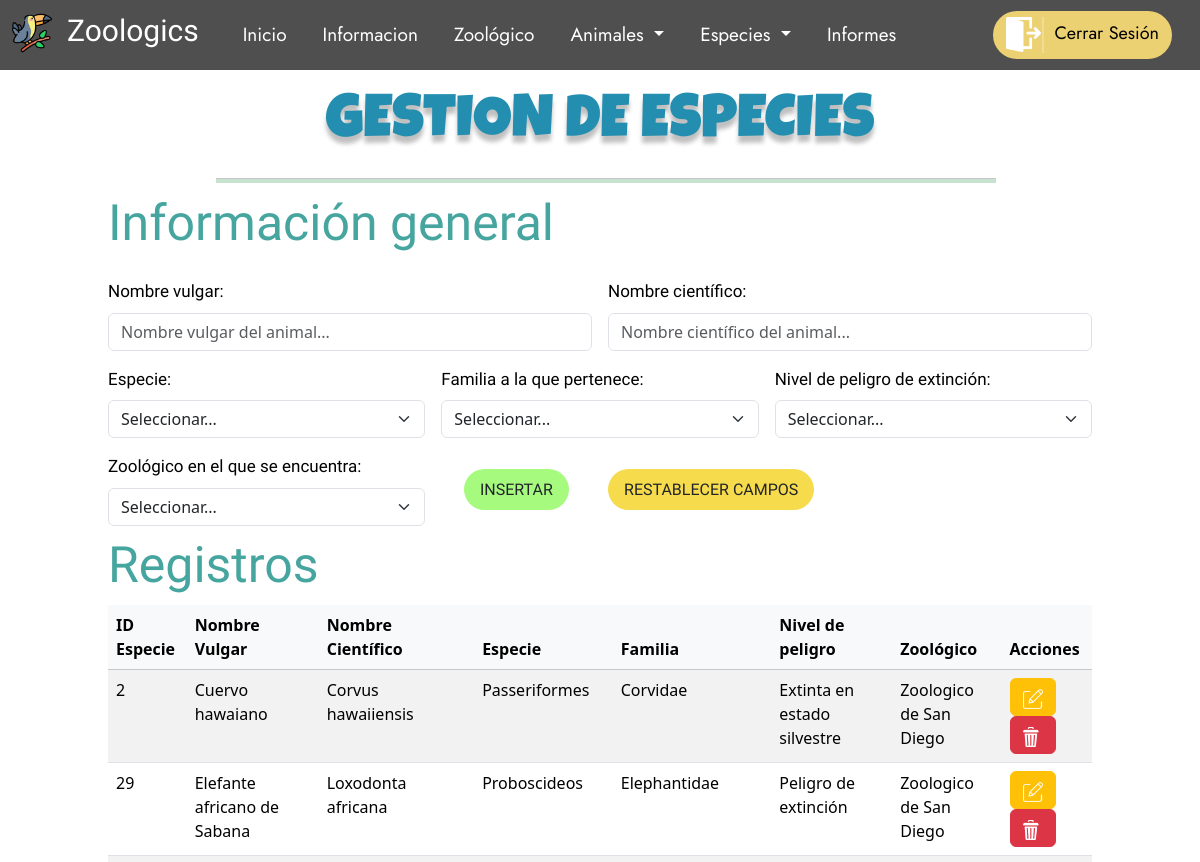
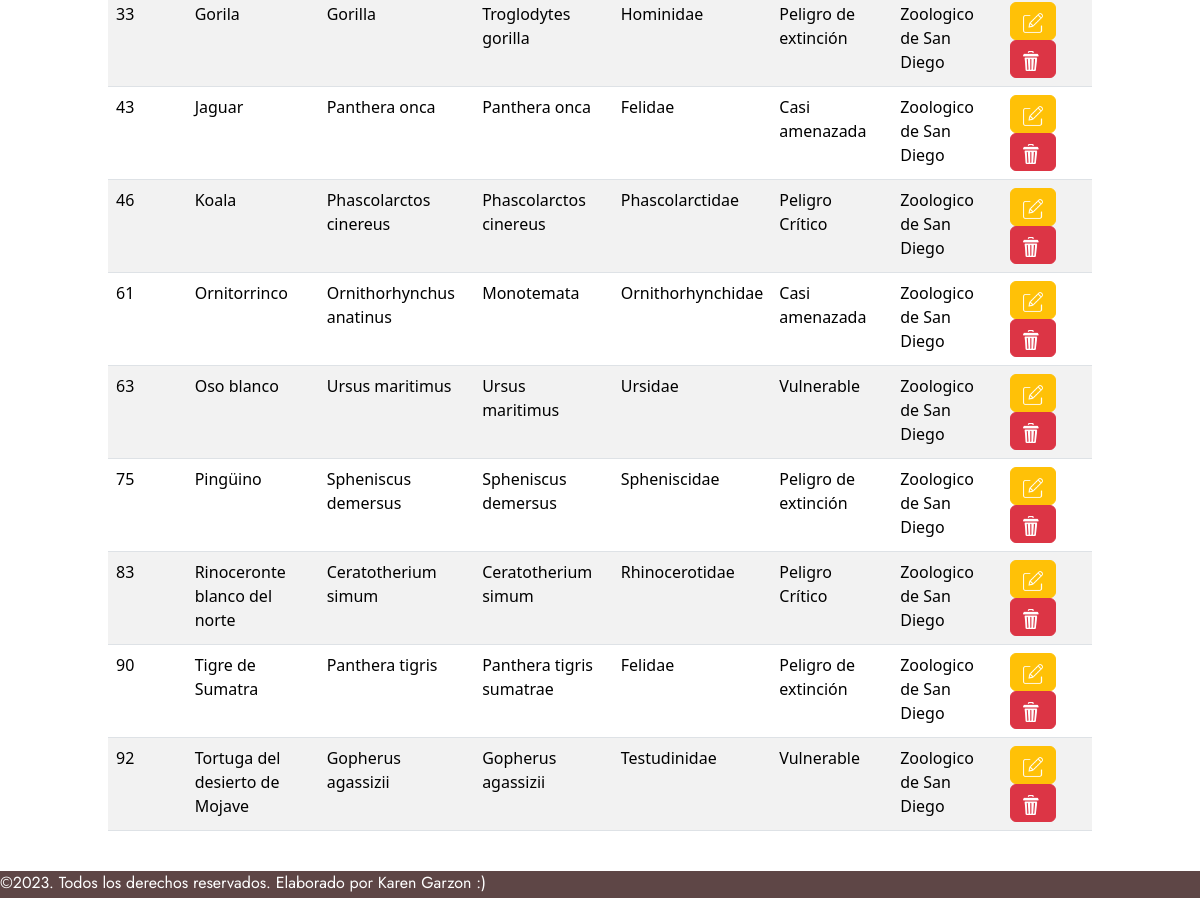
Page /Paneles/Administrador/GestionEspecies.php?ID_Rol=1 (signed in) on the committed database (2 pictures, top to bottom).
### tables this page shows
CREATE TABLE Especie(
    ID int(5) NOT NULL AUTO_INCREMENT,
    Nombre_vulgar varchar(35) NOT NULL,
    Nombre_cientifico varchar(35) NOT NULL,
    ID_NomEspecie int(5),
    ID_Familia int(5),
    ID_Extincion int(3),
    ID_Zoo int(3),
    PRIMARY KEY (ID),
    FOREIGN KEY (ID_NomEspecie) REFERENCES Nombre_Especie(ID) ON UPDATE CASCADE ON DELETE SET NULL,
    FOREIGN KEY (ID_Familia) REFERENCES Familia(ID) ON UPDATE CASCADE ON DELETE SET NULL,
    FOREIGN KEY (ID_Extincion) REFERENCES Extincion(ID) ON UPDATE CASCADE ON DELETE SET NULL,
    FOREIGN KEY (ID_Zoo) REFERENCES Zoologico(ID) ON UPDATE CASCADE ON DELETE SET NULL
);

CREATE TABLE Nombre_Especie(
    ID int(5) NOT NULL AUTO_INCREMENT,
    Especie varchar(35) NOT NULL, 
    PRIMARY KEY (ID)
);

CREATE TABLE Familia(
    ID int(5) NOT NULL AUTO_INCREMENT,
    Familia varchar(25) NOT NULL,
    PRIMARY KEY (ID)
);

CREATE TABLE Extincion(
    ID int(3) NOT NULL AUTO_INCREMENT,
    Nivel_peligro varchar(30) NOT NULL,
    PRIMARY KEY (ID)
) AUTO_INCREMENT=401;

CREATE TABLE Zoologico(
    ID int(3) NOT NULL AUTO_INCREMENT,
    Nombre varchar(60) NOT NULL,
    ID_Ciudad int(3),
    ID_Pais int(3),
    Tamanio int(10) NOT NULL,
    Presupuesto_anual float(10) NOT NULL,
    PRIMARY KEY (ID),
    FOREIGN KEY (ID_Ciudad) REFERENCES Ciudad(ID) ON UPDATE CASCADE ON DELETE SET NULL,
    FOREIGN KEY (ID_Pais) REFERENCES Pais(ID) ON UPDATE CASCADE ON DELETE SET NULL
);

### Paneles/Administrador/GestionEspecies.php (the view, shortened to what this page needs)
<?php
    $link = conectar();
    $rol = (isset($_GET['ID_Rol'])?$_GET['ID_Rol']:"");
?>
<!DOCTYPE html>
<html lang="es">
<head>
    <link href="https://cdn.jsdelivr.net/npm/bootstrap@5.3.2/dist/css/bootstrap.min.css"
        rel="stylesheet"
>
    <link href="https://cdn.jsdelivr.net/npm/sweetalert2@11.8.0/dist/sweetalert2.min.css" rel="stylesheet">
    <link rel="stylesheet" href="../../Estilos/estilos.css">
    <link rel="stylesheet" href="../../Estilos/Tablas.css">
</head>
<body>
    <?php
        if($rol != 11){
            include '../../config/headerZoo.php';
        }
    ?>
    <h1 class="tituloInicial">GESTION DE ESPECIES</h1>
    <hr class="linea">
    <div class = "EntradaDatos">
        <form action="GestionEspecies.php?ID_Rol=<?=$rol?>" method = "POST" name = "formulario" class = "row g-3">
            <h2 class = "tit">Información general</h2>
            <div class="col-md-6">
                <label for="txtNomVulgar" class="form-label">Nombre vulgar:</label>
                <input type="text" class="form-control" id="txtNomVulgar" name="txtNomVulgar" placeholder="Nombre vulgar del animal..." required>
            </div>
            <div class="col-md-6">
                <label for="txtNomCientifico" class="form-label">Nombre científico:</label>
                <input type="text" class="form-control" id="txtNomCientifico" name="txtNomCientifico" placeholder="Nombre científico del animal..." required>
            </div>
            <div class="col-md-4">
                <label for="listaEspecie" class="form-label">Especie: </label>
                <select name="listaEspecie" id="listaEspecie" class="form-select" required>
                    <option selected>Seleccionar...</option>
                </select>
            </div>
            <div class="col-md-4">
                <label for="listaFamilias" class="form-label">Familia a la que pertenece: </label>
                <select name="listaFamilias" id="listaFamilias" class="form-select" required>
                    <option selected>Seleccionar...</option>
                </select>
            </div>
            <div class="col-md-4">
                <label for="listaPeligro" class="form-label">Nivel de peligro de extinción: </label>
                <select name="listaPeligro" id="listaPeligro" class="form-select" required>
                    <option selected>Seleccionar...</option>
                </select>
            </div>
            <?php
                if($rol == 11){
                    $sqlZoo = "SELECT ID, Nombre FROM Zoologico";
                    $Zoo = $link->query($sqlZoo); ?>
                    <div class="col-md-4">
                        <label for="listaZoo" class="form-label">Zoológico en el que se encuentra: </label>
                        <select name="listaZoo" id="listaZoo" class="form-select" required>
                            <option selected>Seleccionar...</option>
                            <?php
                            while($row_zoo = $Zoo->fetch_assoc()){ ?>
                                <option value="<?php echo $row_zoo['ID'] ?>"><?= $row_zoo['Nombre']?></option>
                            <?php    } ?>
                        </select>
                    </div>
                <?php } else
                if($rol != 11){
                    $Zoo = $link->query($sqlZoo); ?>
                    <div class="col-md-4">
                        <label for="listaZoo" class="form-label">Zoológico en el que se encuentra: </label>
                        <select name="listaZoo" id="listaZoo" class="form-select" required>
                            <option selected>Seleccionar...</option>
                        </select>
                    </div>
                <?php }
            ?>
            <div class="col-md-2" id = "boton">
                <input type="submit" class = "btn" style = "background-color:#A6FB7E" value = "INSERTAR" id = "btnAgregar" name = "btnAgregar">
            </div>
            <div class="col-md-2" id = "boton">
                <input type="reset" class = "btn" style = "background-color:#F6DB4C" value = "RESTABLECER CAMPOS" id = "btnBorrar" name = "btnBorrar">
            </div>
        </form>
    </div>
    <div class = "informacion">
        <h2 class = "tit">Registros</h2>
        <table class = "table table-striped">
            <thead class = "table-light">
                <th>ID Especie</th>
                <th>Nombre Vulgar</th>
                <th>Nombre Científico</th>
                <th>Especie</th>
                <th>Familia</th>
                <th>Nivel de peligro</th>
                <th>Zoológico</th>
                <th>Acciones</th>
            </thead>
            <?php
                if($rol == 11){
                    $consultar = "SELECT esp.ID, esp.Nombre_vulgar, esp.Nombre_cientifico, nom.Especie,
                    f.Familia, e.Nivel_peligro, z.Nombre
                    FROM Especie esp
                    JOIN Nombre_Especie nom ON esp.ID_NomEspecie = nom.ID
                    JOIN Familia f ON esp.ID_Familia = f.ID
                    JOIN Extincion e ON esp.ID_Extincion = e.ID
                    JOIN Zoologico z ON esp.ID_Zoo = z.ID
                    ORDER BY esp.ID ASC";
                }else
                if($rol != 11){
                    $consultar = "SELECT esp.ID, esp.Nombre_vulgar, esp.Nombre_cientifico, nom.Especie,
                    f.Familia, e.Nivel_peligro, z.Nombre
                    FROM Especie esp
                    JOIN Nombre_Especie nom ON esp.ID_NomEspecie = nom.ID
                    JOIN Familia f ON esp.ID_Familia = f.ID
                    JOIN Extincion e ON esp.ID_Extincion = e.ID
                    JOIN Zoologico z ON esp.ID_Zoo = z.ID AND esp.ID_Zoo = $rol
                    ORDER BY esp.ID ASC";
                }
                $registros = $link->query($consultar);
                while($fila = $registros->fetch_array()){ ?>
                    <tr>
                        <td><?= $fila[0]; ?></td>
                        <td><?= $fila[1]; ?></td>
                        <td><?= $fila[2]; ?></td>
                        <td><?= $fila[3]; ?></td>
                        <td><?= $fila[4]; ?></td>
                        <td><?= $fila[5]; ?></td>
                        <td><?= $fila[6]; ?></td>
                        <td>
                            <a href="ModificarEspecie.php?ID=<?= $fila[0] ?>&ID_Rol=<?= $rol ?>" class="btn btn-warning">
                                <img src = "../../Imagenes/Iconos/editar.png" width = "20px" height = "20px">
                            </a>
                            <a href="GestionEspecies.php?ID=<?= $fila[0] ?>&ID_Rol=<?= $rol ?>" class="btn btn-danger">
                                <img src = "../../Imagenes/Iconos/eliminar.png" width = "20px" height = "20px">
                            </a>
                        </td>
                    </tr>
                <?php } ?>
        </table>
    </div>
    <footer>
        <p>&copy;2023. Todos los derechos reservados. Elaborado por Karen Garzon :)</p>
    </footer>
</body>
</html>

### Estilos/estilos.css (style rules this page uses)
* { margin: 0; padding: 0; box-sizing: border-box; }
#boton { border-radius: 30px; }
.tituloInicial { color: #1E6277; text-shadow: 0px 7px 4px rgba(0, 0, 0, 0.25); font-family: 'Luckiest Guy', cursive; font-size: 80px; text-align: center; margin-top: 2%; margin-bottom: 2%; }
footer { position: absolute; background-color: #5E4646; width: 100%; height: 27px; }
footer p { color: #FFF; font-family: 'Jost', sans-serif; }

### Estilos/Tablas.css (style rules this page uses)
* { margin: 0; padding: 0; box-sizing: border-box; }
.tituloInicial { color: #238EAF; font-family: 'Luckiest Guy', cursive; font-size: 60px; font-style: normal; font-weight: 400; line-height: normal; text-align: center; margin-top: 2%; }
.linea { background: #269445; height: 5px; width: 65%; margin-left: 18%; }
.tit { color: #46A59F; font-family: 'Caveat Brush', cursive; font-size: 50px; font-weight: 400; margin-bottom: 1%; margin-top: 1%; }
.EntradaDatos { margin-left: 9%; margin-right: 9%; }
label { color: #000; text-align: justify; font-family: 'McLaren', sans-serif; font-size: 17px; }
#btnAgregar, #btnBorrar { border-radius: 50px; text-align: center; font-family: 'McLaren', sans-serif; font-size: 16px; padding-top: 5%; padding-bottom: 5%; padding-right: 10%; padding-left: 10%; margin-top: 10%; }
#btnAgregar { margin-left: 15%; }
footer { position: absolute; background-color: #5E4646; width: 100%; height: 27px; margin-top: 2%; }
footer p { color: #FFF; font-family: 'Jost', sans-serif; }

### Paneles/Administrador/GestionEspecies.php (style rules this page uses)
.informacion { margin-left: 9%; margin-right:9%; }

### rows in the picture
especie: ID "2", Nombre_vulgar "Cuervo hawaiano", Nombre_cientifico "Corvus hawaiiensis", ID_NomEspecie.Especie "Passeriformes", ID_Familia.Familia "Corvidae", ID_Extincion.Nivel_peligro "Extinta en estado silvestre", ID_Zoo.Nombre "Zoologico de San Diego"
especie: ID "29", Nombre_vulgar "Elefante africano de Sabana", Nombre_cientifico "Loxodonta africana", ID_NomEspecie.Especie "Proboscideos", ID_Familia.Familia "Elephantidae", ID_Extincion.Nivel_peligro "Peligro de extinción", ID_Zoo.Nombre "Zoologico de San Diego"
especie: ID "33", Nombre_vulgar "Gorila", Nombre_cientifico "Gorilla", ID_NomEspecie.Especie "Troglodytes gorilla", ID_Familia.Familia "Hominidae", ID_Extincion.Nivel_peligro "Peligro de extinción", ID_Zoo.Nombre "Zoologico de San Diego"
especie: ID "43", Nombre_vulgar "Jaguar", Nombre_cientifico "Panthera onca", ID_NomEspecie.Especie "Panthera onca", ID_Familia.Familia "Felidae", ID_Extincion.Nivel_peligro "Casi amenazada", ID_Zoo.Nombre "Zoologico de San Diego"
especie: ID "46", Nombre_vulgar "Koala", Nombre_cientifico "Phascolarctos cinereus", ID_NomEspecie.Especie "Phascolarctos cinereus", ID_Familia.Familia "Phascolarctidae", ID_Extincion.Nivel_peligro "Peligro Crítico", ID_Zoo.Nombre "Zoologico de San Diego"
especie: ID "61", Nombre_vulgar "Ornitorrinco", Nombre_cientifico "Ornithorhynchus anatinus", ID_NomEspecie.Especie "Monotemata", ID_Familia.Familia "Ornithorhynchidae", ID_Extincion.Nivel_peligro "Casi amenazada", ID_Zoo.Nombre "Zoologico de San Diego"
especie: ID "63", Nombre_vulgar "Oso blanco", Nombre_cientifico "Ursus maritimus", ID_NomEspecie.Especie "Ursus maritimus", ID_Familia.Familia "Ursidae", ID_Extincion.Nivel_peligro "Vulnerable", ID_Zoo.Nombre "Zoologico de San Diego"
especie: ID "75", Nombre_vulgar "Pingüino", Nombre_cientifico "Spheniscus demersus", ID_NomEspecie.Especie "Spheniscus demersus", ID_Familia.Familia "Spheniscidae", ID_Extincion.Nivel_peligro "Peligro de extinción", ID_Zoo.Nombre "Zoologico de San Diego"
especie: ID "83", Nombre_vulgar "Rinoceronte blanco del norte", Nombre_cientifico "Ceratotherium simum", ID_NomEspecie.Especie "Ceratotherium simum", ID_Familia.Familia "Rhinocerotidae", ID_Extincion.Nivel_peligro "Peligro Crítico", ID_Zoo.Nombre "Zoologico de San Diego"
especie: ID "90", Nombre_vulgar "Tigre de Sumatra", Nombre_cientifico "Panthera tigris", ID_NomEspecie.Especie "Panthera tigris sumatrae", ID_Familia.Familia "Felidae", ID_Extincion.Nivel_peligro "Peligro de extinción", ID_Zoo.Nombre "Zoologico de San Diego"
especie: ID "92", Nombre_vulgar "Tortuga del desierto de Mojave", Nombre_cientifico "Gopherus agassizii", ID_NomEspecie.Especie "Gopherus agassizii", ID_Familia.Familia "Testudinidae", ID_Extincion.Nivel_peligro "Vulnerable", ID_Zoo.Nombre "Zoologico de San Diego"
